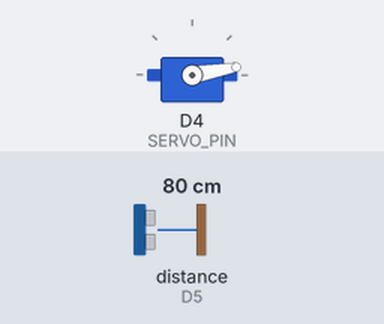
Recording of a sketch running on a simulated ESP8266 (NodeMCU). Shown: servo. Wiring (inferred from the names in the program): ultrasonic range finder: trigger D6; echo D5. The test bench sets the inputs (shaded band); at power-on: distance to the obstacle (sensor on D5) 80 cm. The echo pulse lasts 58.3 µs per cm; WiFi joins after 1.5 s; servers stay silent unless stated; what the sketch prints to the serial monitor is not drawn.

Above: at 1.55 s.
At 3.15 s:
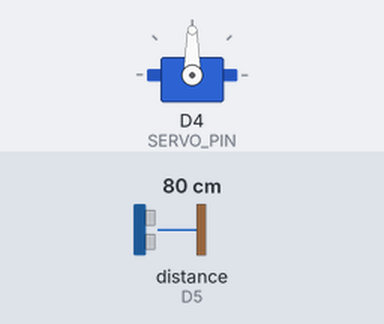
At 4.8 s:
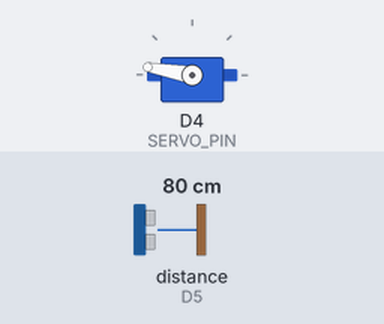
At 8.1 s:
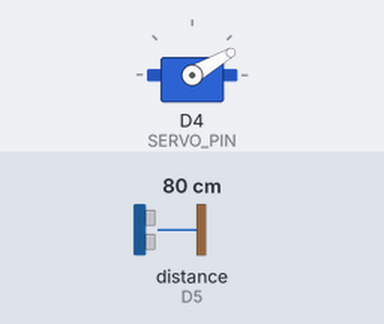
Timing chart, 0 to 10.9 s (numbered marks = the images above):
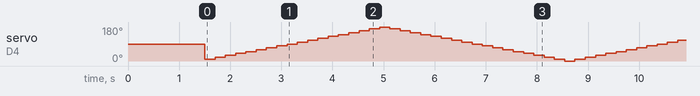

The sketch:

slave.ino
```cpp
#include <ESP8266WiFi.h>
#include <ESP8266WebServer.h>
#include <ESP8266HTTPClient.h>
#include <Servo.h>
#include <ArduinoJson.h>

#define TRIG_PIN D6
#define ECHO_PIN D5
#define SERVO_PIN D4

ESP8266WebServer server(80);
const char* ssid = "FamilyMart";
const char* password = "ministop";

Servo servo;
int angle = 0;
float distance = 0;
bool increasing = true;
unsigned long lastMoveTime = 0;

void handleRoot() {
  String html = R"rawliteral(
<!DOCTYPE html>
<html>
<head>
  <meta charset="utf-8">
  <title>Node Radar</title>
  <style>
    body {
      background: black;
      color: white;
      font-family: 'Courier New', monospace;
      text-align: center;
    }
    canvas {
      border: 1px solid #00ffcc;
      background: radial-gradient(circle, #001f1f, black);
      margin-top: 20px;
    }
  </style>
</head>
<body>
  <h2>Node Radar</h2>
  <p>Angle: <span id="angle">0</span>°</p>
  <p>Distance: <span id="dist">0.00</span> cm</p>
  <canvas id="radarCanvas" width="300" height="300"></canvas>

  <script>
    let angle = 0;
    let distance = 0;
    let sweep = 0;
    const canvas = document.getElementById('radarCanvas');
    const ctx = canvas.getContext('2d');
    const r = 150;

    function drawRadar() {
      ctx.clearRect(0, 0, 300, 300);

      ctx.strokeStyle = '#00ffcc';
      ctx.beginPath(); ctx.arc(r, r, r - 1, 0, 2 * Math.PI); ctx.stroke();
      ctx.beginPath(); ctx.arc(r, r, r / 2, 0, 2 * Math.PI); ctx.stroke();

      const sweepRad = sweep * Math.PI / 180;
      const x = r + (r - 10) * Math.cos(sweepRad);
      const y = r - (r - 10) * Math.sin(sweepRad);
      ctx.beginPath(); ctx.moveTo(r, r); ctx.lineTo(x, y); ctx.stroke();

      if (distance > 0 && distance < 300) {
        const dotRad = angle * Math.PI / 180;
        const px = r + distance * Math.cos(dotRad);
        const py = r - distance * Math.sin(dotRad);
        ctx.fillStyle = 'red';
        ctx.beginPath(); ctx.arc(px, py, 5, 0, 2 * Math.PI); ctx.fill();
      }
    }

    function fetchData() {
      fetch('/data')
        .then(res => res.json())
        .then(data => {
          angle = data.angle;
          distance = data.distance;
          document.getElementById('angle').textContent = angle;
          document.getElementById('dist').textContent = distance.toFixed(2);
        });
    }

    function animate() {
      sweep = (sweep + 3) % 360;
      drawRadar();
      requestAnimationFrame(animate);
    }

    setInterval(fetchData, 500);
    animate();
  </script>
</body>
</html>
  )rawliteral";
  server.send(200, "text/html", html);
}


float getDistance() {
  digitalWrite(TRIG_PIN, LOW);
  delayMicroseconds(2);
  digitalWrite(TRIG_PIN, HIGH);delayMicroseconds(10);
  digitalWrite(TRIG_PIN, LOW);
  long duration = pulseIn(ECHO_PIN, HIGH, 40000);
  return duration > 0 ? (duration * 0.034 / 2) : -1;
}

void setup() {
  Serial.begin(115200);
  pinMode(TRIG_PIN, OUTPUT);
  pinMode(ECHO_PIN, INPUT);
  servo.attach(SERVO_PIN);

  Serial.println("\n🔌 Connecting to WiFi...");
  WiFi.begin(ssid, password);
  unsigned long startTime = millis();
  while (WiFi.status() != WL_CONNECTED) {
    delay(500);
    Serial.print(".");
    if (millis() - startTime > 10000) {
      Serial.println("\n⚠️ Timeout WiFi!");
      break;
    }
  }

  if (WiFi.status() == WL_CONNECTED) {
    Serial.println("\n✅ WiFi Connected!");
    Serial.print("📡 IP Address: ");
    Serial.println(WiFi.localIP());
  }

  server.on("/", handleRoot);
  server.on("/data", []() {
    DynamicJsonDocument doc(128);
    doc["radarId"] = "slave";
    doc["angle"] = angle;
    doc["distance"] = distance;
    doc["timestamp"] = String(millis());
    String res;
    serializeJson(doc, res);
    server.send(200, "application/json", res);
  });
  server.begin();
}

void loop() {
  server.handleClient();

  unsigned long now = millis();
  if (now - lastMoveTime > 200) {
    lastMoveTime = now;

    if (increasing) {
      angle += 10;
      if (angle >= 180) increasing = false;
    } else {
      angle -= 10;
      if (angle <= 0) increasing = true;
    }

    servo.write(angle);
    delay(100);
    float dist = getDistance();
    if (dist < 0 && distance > 0) {
      dist = distance;
    }
    distance = dist;

    Serial.printf("Angle: %d | Distance: %.2f\n", angle, distance);
    Serial.print("IP Node Slave: ");
    Serial.println(WiFi.localIP());
  }
}
```
